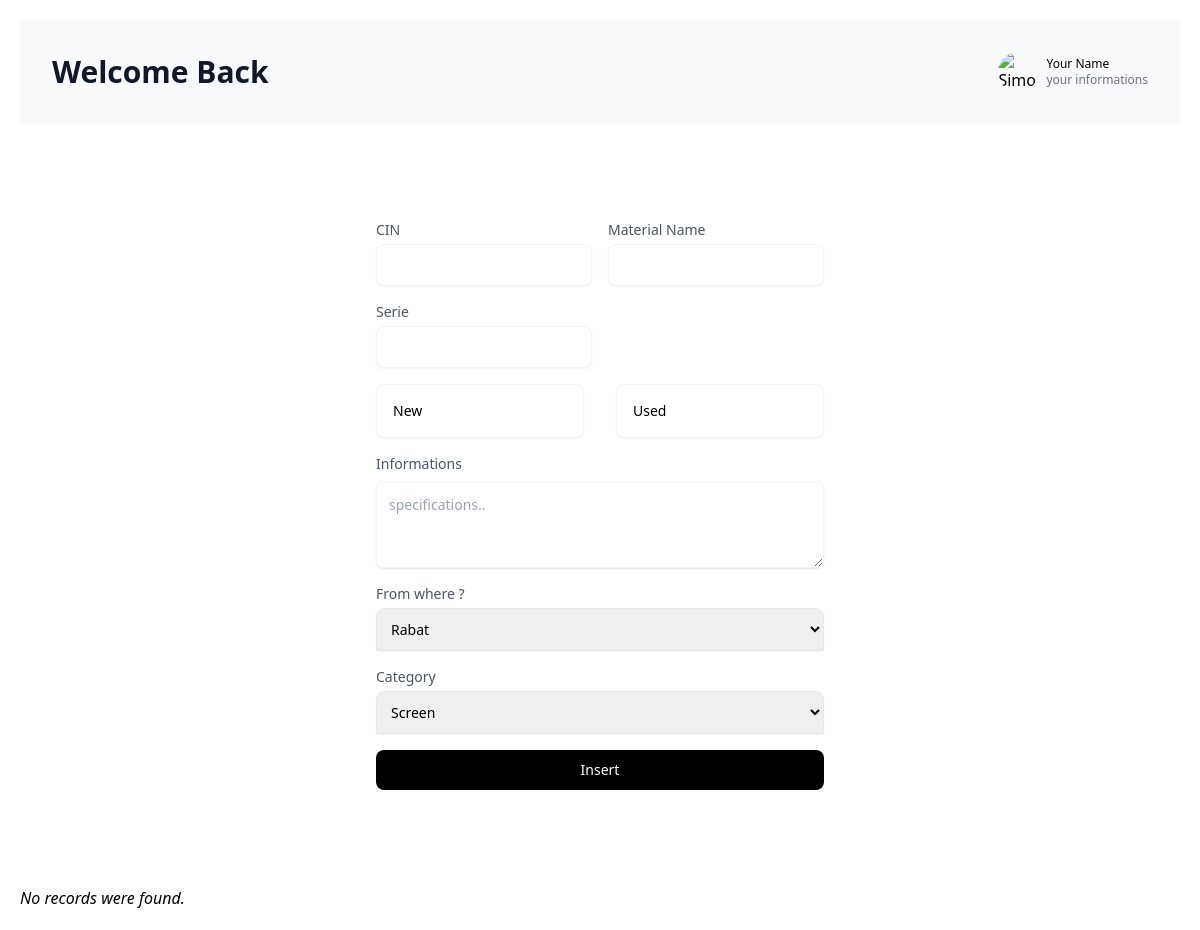
Page /user_interface/index.php on the earlier database version.
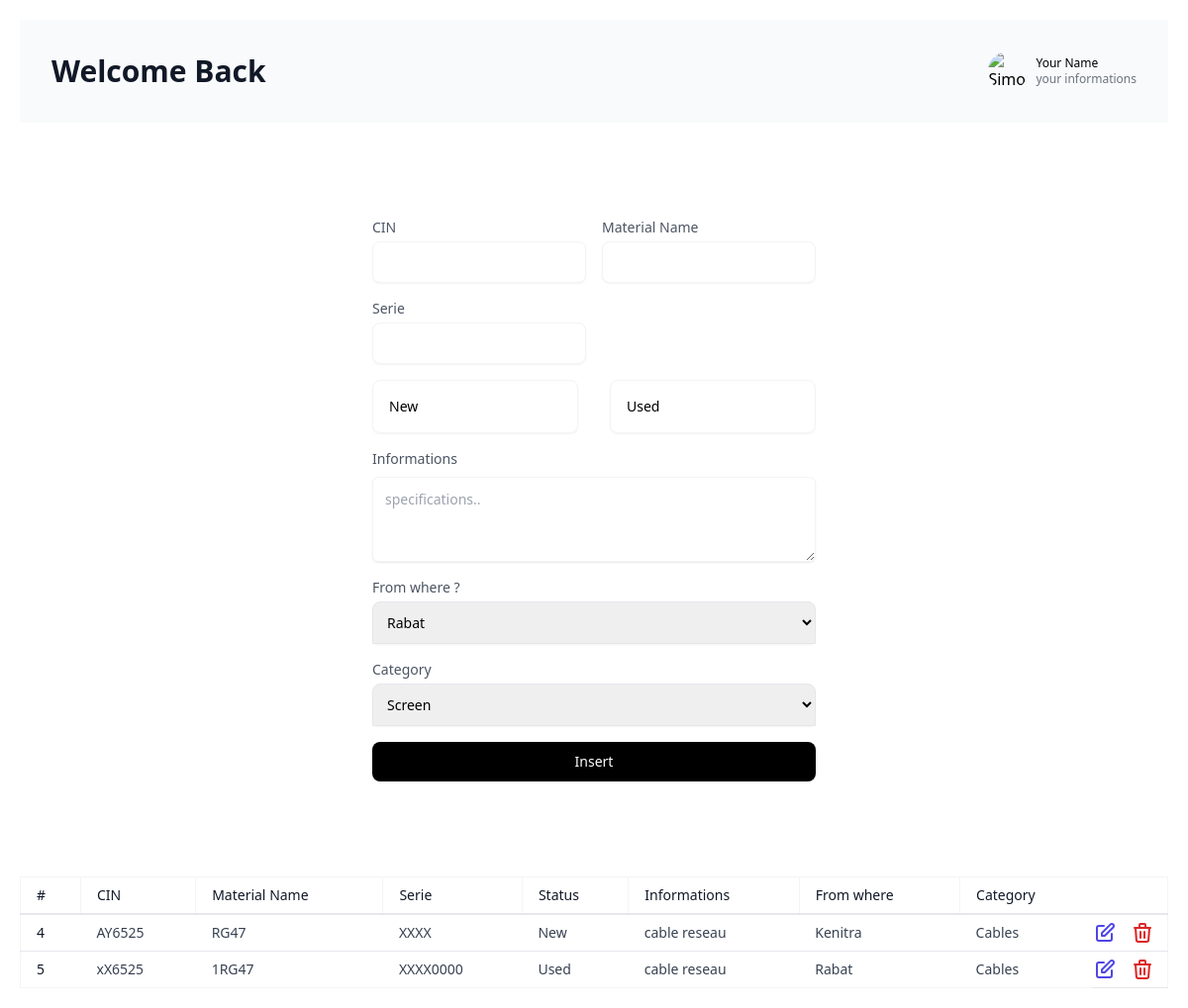
Same page on the later database version.
### tables this page shows
CREATE TABLE `materials` (
  `id` int(11) NOT NULL,
  `CIN` varchar(10) NOT NULL,
  `name` varchar(20) NOT NULL,
  `serie` varchar(20) NOT NULL,
  `status` varchar(10) NOT NULL,
  `infos` text NOT NULL,
  `pays` varchar(20) NOT NULL,
  `category` varchar(20) NOT NULL
);

### user_interface/index.php (called while the page is built)
<?php
require_once 'inc/header.php';
require_once 'inc/home.php';
require_once 'inc/footer.php';

### user_interface/inc/home.php (the view, shortened to what the changed rows need)
<?php
require_once 'header.php';
?>
<header class="bg-gray-50">
    <div class="max-w-screen-xl px-4 py-8 mx-auto sm:px-6 lg:px-8">
        <div class="flex items-center sm:justify-between sm:gap-4">
            <div class="relative hidden sm:block">
                <h1 class="text-2xl font-bold text-gray-900 sm:text-3xl">
                    Welcome Back
                </h1>
            </div>
        </div>
    </div>
</header>
<section>
    <div class="overflow-x-auto">
        <?php
        require_once "config.php";
        $sql = "SELECT * FROM materials";
        if ($result = $pdo->query($sql)) {
            if ($result->rowCount() > 0) {
                echo '<table class="min-w-full text-sm border border-gray-100 divide-y-2 divide-gray-200">';
                echo "<thead>";
                echo '<tr class="divide-x divide-gray-100">';
                echo '<th class="px-4 py-2 font-medium text-left text-gray-900 whitespace-nowrap">#</th>';
                echo '<th class="px-4 py-2 font-medium text-left text-gray-900 whitespace-nowrap">CIN</th>';
                echo '<th class="px-4 py-2 font-medium text-left text-gray-900 whitespace-nowrap">Material Name</th>';
                echo '<th class="px-4 py-2 font-medium text-left text-gray-900 whitespace-nowrap">Serie</th>';
                echo '<th class="px-4 py-2 font-medium text-left text-gray-900 whitespace-nowrap">Status</th>';
                echo '<th class="px-4 py-2 font-medium text-left text-gray-900 whitespace-nowrap">Informations</th>';
                echo '<th class="px-4 py-2 font-medium text-left text-gray-900 whitespace-nowrap">From where</th>';
                echo '<th class="px-4 py-2 font-medium text-left text-gray-900 whitespace-nowrap">Category</th>';
                echo "</tr>";
                echo "</thead>";
                echo '<tbody class="divide-y divide-gray-200">';
                while ($row = $result->fetch()) {
                    echo "<tr>";
                    echo '<td class="px-4 py-2 font-medium text-gray-900 whitespace-nowrap>' . $row['id'] . '</td>';
                    echo '<td class="px-4 py-2 font-medium text-gray-900 whitespace-nowrap>' . $row['id'] . '</td>';
                    echo '<td class="px-4 py-2 text-gray-700 whitespace-nowrap>' . $row['CIN'] . '</td>';
                    echo '<td class="px-4 py-2 text-gray-700 whitespace-nowrap>' . $row['CIN'] . '</td>';
                    echo '<td class="px-4 py-2 text-gray-700 whitespace-nowrap>' . $row['name'] . '</td>';
                    echo '<td class="px-4 py-2 text-gray-700 whitespace-nowrap>' . $row['name'] . '</td>';
                    echo '<td class="px-4 py-2 text-gray-700 whitespace-nowrap>' . $row['serie'] . '</td>';
                    echo '<td class="px-4 py-2 text-gray-700 whitespace-nowrap>' . $row['serie'] . '</td>';
                    echo '<td class="px-4 py-2 text-gray-700 whitespace-nowrap>' . $row['status'] . '</td>';
                    echo '<td class="px-4 py-2 text-gray-700 whitespace-nowrap>' . $row['status'] . '</td>';
                    echo '<td class="px-4 py-2 text-gray-700 whitespace-nowrap>' . $row['infos'] . '</td>';
                    echo '<td class="px-4 py-2 text-gray-700 whitespace-nowrap>' . $row['infos'] . '</td>';
                    echo '<td class="px-4 py-2 text-gray-700 whitespace-nowrap>' . $row['pays'] . '</td>';
                    echo '<td class="px-4 py-2 text-gray-700 whitespace-nowrap>' . $row['pays'] . '</td>';
                    echo '<td class="px-4 py-2 text-gray-700 whitespace-nowrap>' . $row['category'] . '</td>';
                    echo '<td class="px-4 py-2 text-gray-700 whitespace-nowrap>' . $row['category'] . '</td>';
                    echo '<td class="text-sm font-medium leading-5 text-center whitespace-no-wrap border-b border-gray-200 ">
                    <a href="inc/update.php?id=' . $row['id'] . '" class="modal-open text-indigo-600 hover:text-indigo-900" data-bs-toggle="modal" data-bs-target="#exampleModal" >
                      <svg xmlns="http://www.w3.org/2000/svg" class="w-6 h-6" fill="none" viewBox="0 0 24 24"
                        stroke="currentColor">
                        <path stroke-linecap="round" stroke-linejoin="round" stroke-width="2"
                          d="M11 5H6a2 2 0 00-2 2v11a2 2 0 002 2h11a2 2 0 002-2v-5m-1.414-9.414a2 2 0 112.828 2.828L11.828 15H9v-2.828l8.586-8.586z" />
                      </svg>
                    </a>
                  </td>';
                    echo '<td class="text-sm font-medium leading-5 whitespace-no-wrap border-b border-gray-200 ">
                    <a href="inc/delete.php?id=' . $row['id'] . '"><svg xmlns="http://www.w3.org/2000/svg" class="w-6 h-6 text-red-600 hover:text-red-800"
                        fill="none" viewBox="0 0 24 24" stroke="currentColor">
                        <path stroke-linecap="round" stroke-linejoin="round" stroke-width="2"
                          d="M19 7l-.867 12.142A2 2 0 0116.138 21H7.862a2 2 0 01-1.995-1.858L5 7m5 4v6m4-6v6m1-10V4a1 1 0 00-1-1h-4a1 1 0 00-1 1v3M4 7h16" />
                      </svg></a>
                  </td>';
                    echo "</tr>";
                }
                echo "</tbody>";
                echo "</table>";
            } else {
                echo '<div class="alert alert-danger"><em>No records were found.</em></div>';
            }
        } else {
            echo "Oops! Something went wrong. Please try again later.";
        }
        ?>
    </div>
</section>
<?php
require_once 'footer.php';
?>

Differences in the rows shown:
added materials: id "4", CIN "AY6525", name "RG47", serie "XXXX", status "New", infos "cable reseau", pays "Kenitra", category "Cables"
added materials: id "5", CIN "xX6525", name "1RG47", serie "XXXX0000", status "Used", infos "cable reseau", pays "Rabat", category "Cables"
Other differences:
text no longer shown: "No records were found."
text now shown: "# CIN Material Name Serie Status Informations From where Category"
